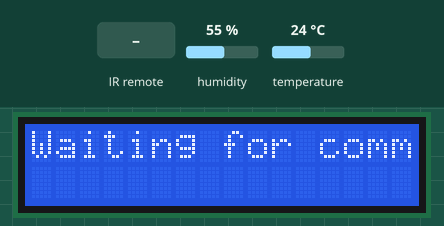
This sketch was run on a simulated Arduino Mega 2560, built with avr-gcc and run on an emulated ATmega2560. Shown: 16×2 character LCD. The inputs (shaded band) are chosen by the test bench; at power-on: humidity 55 %, temperature 24 °C.

Above: at 1.2 s.
1.3 s: infrared code 0xF30CFF00 received
At 2.2 s:
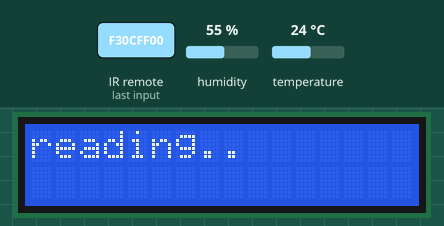
4.3 s: infrared code 0xE718FF00 received
At 4.7 s:
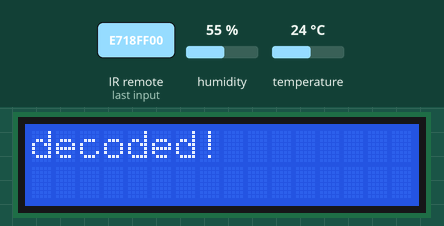
7.3 s: infrared code 0xA15EFF00 received
At 9.6 s:
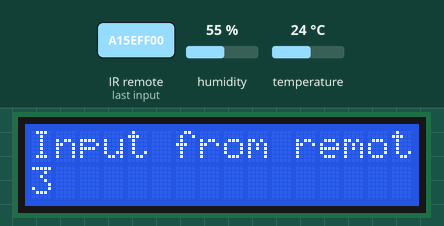
Timing chart, 0 to 11.1 s (numbered marks = the images above; inputs shaded):
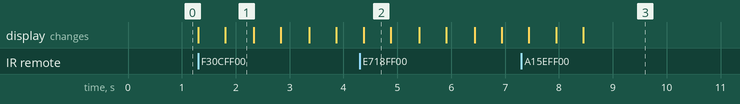

The sketch:

lcd_continuous_read_write_remote.ino
```cpp
#include <LiquidCrystal.h>
#include <IRremote.hpp>
#include <dht.h>

#define LCD_RS 12
#define LCD_EN 11
#define LCD_D4 5
#define LCD_D5 4
#define LCD_D6 3
#define LCD_D7 2

#define DHT_PIN 50

dht DHT;
LiquidCrystal lcd(LCD_RS, LCD_EN, LCD_D4, LCD_D5, LCD_D6, LCD_D7);
IRrecv IR(7);

byte current_selection = 0;

void setup() {
  lcd.begin(16, 2);
  IR.enableIRIn();

  lcd.print("Waiting for command");
}

void loop() {
  bool isCommandWritten = false;
  if (IR.decode()) {
    lcd.clear();
    lcd.print("decoded!");
    delay(500);
    byte input_from_remote = decode_hex_code(IR.decodedIRData.decodedRawData);
    if (input_from_remote == 0 && current_selection != 0) {
      isCommandWritten = true;
      write_command(current_selection);
      return;
    }
    write_command(input_from_remote);
    IR.resume();
  }
  if (current_selection != 0 && isCommandWritten == false) {
    write_command(current_selection);
  }
}

byte decode_hex_code(unsigned long hexCode) {
  lcd.clear();
  lcd.print("reading..");
  delay(500);
  switch (hexCode) {
    case 0xF30CFF00:
      return 1;
    case 0xE718FF00:
      return 2;
    case 0xA15EFF00:
      return 3;
    case 0xF708FF00:
      return 4;
    case 0xE31CFF00:
      return 5;
    case 0xA55AFF00:
      return 6;
    case 0xBD42FF00:
      return 7;
    default:
      return 0;
  }
}

void write_command(byte input) {
  current_selection = input;
  lcd.clear();
  lcd.setCursor(0, 0);
  lcd.print("Input from remote was: ");
  lcd.setCursor(0, 1);
  int chk = -1;
  if (input == 1) {
    chk = DHT.read11(DHT_PIN);

    lcd.print("temp: ");
    lcd.print(DHT.temperature);
    delay(500);
  } else if (input == 2) {
    chk = DHT.read11(DHT_PIN);

    lcd.print("humidity: ");
    lcd.print(DHT.humidity);
    delay(500);
  }
  if (input == 0) {
    lcd.print("try again");
  } else {
    lcd.print(current_selection);
    delay(500);
  }
}
```

Measured:
- after the input at 1.3 s, the display: first changes at once (image 1 shows a later state)
- after the input at 4.3 s, the display: changes after 0.07 s (image 2)
- after the input at 7.3 s, the display: first changes after 0.14 s (image 3 shows a later state)
- what the display in image 1 shows lasts 0.5 s, from 1.8 s to 2.3 s
